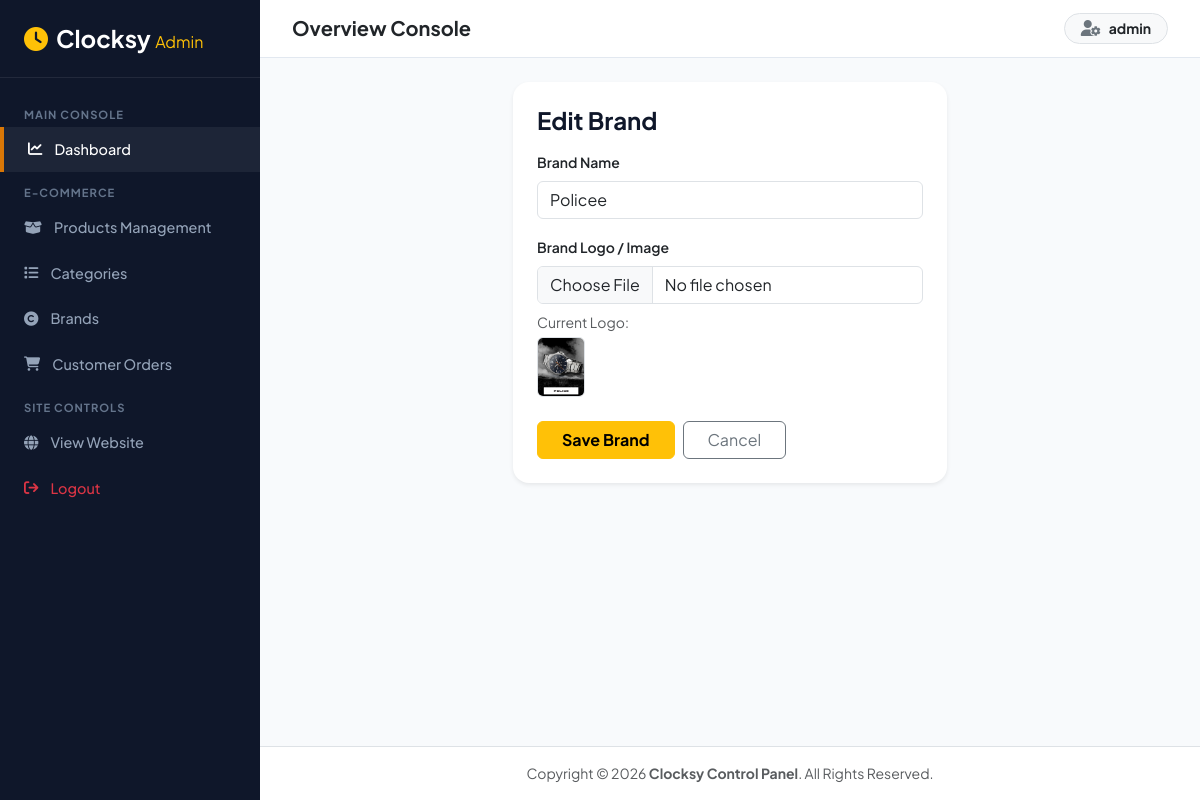
Page /custom-admin/brand/update/8/ (signed in) on the committed database.
### clock_app/models.py (models this page shows, shortened)
class Brand(models.Model):
    name = models.CharField(max_length=100, unique=True)
    image = models.ImageField(upload_to='brand_image/')
    created_at = models.DateTimeField(auto_now_add=True)

### clock_app/views.py (the view, shortened to what this page needs)
# urls.py: path('custom-admin/brand/update/<int:id>/', views.update_brand, name='update_brand'),
@staff_member_required(login_url='/custom-admin/login/')
def update_brand(request, id):
    brand = get_object_or_404(Brand, id=id)
    return render(request, 'admin_panel/brand_form.html', {
        'brand': brand,
        'title': 'Edit Brand'
    })

### templates/admin_panel/brand_form.html (shortened to what this page needs)
{% extends 'admin_panel/admin_layout.html' %}
{% block admin_content %}
<div class="row justify-content-center">
    <div class="col-lg-6">
        <div class="card border-0 shadow-sm rounded-4 p-4">
            <h4 class="fw-bold mb-3" style="color: #0f172a;">{{ title }}</h4>
            <form method="POST" enctype="multipart/form-data">
                <div class="mb-3">
                    <label class="form-label small fw-semibold text-dark">Brand Name</label>
                    <input type="text" class="form-control" name="name" value="{{ brand.name|default:'' }}" placeholder="Enter brand name" required>
                </div>
                <div class="mb-3">
                    <label class="form-label small fw-semibold text-dark">Brand Logo / Image</label>
                    <input type="file" class="form-control" name="image" {% if not brand %}required{% endif %}>
                    {% if brand.image %}
                        <div class="mt-2">
                            <span class="small text-muted d-block mb-1">Current Logo:</span>
                            <img src="{{ brand.image.url }}" alt="" class="rounded border" style="height: 60px;">
                        </div>
                    {% endif %}
                </div>
                <div class="d-flex gap-2 mt-4">
                    <button type="submit" class="btn btn-warning fw-bold px-4">Save Brand</button>
                    <a href="{% url 'brand_list' %}" class="btn btn-outline-secondary px-4">Cancel</a>
                </div>
            </form>
        </div>
    </div>
</div>
{% endblock %}

### templates/admin_panel/admin_layout.html (shortened to what this page needs)
<!DOCTYPE html>
<html lang="en">
{% load static %}
<head>
    <link href="https://cdn.jsdelivr.net/npm/bootstrap@5.3.3/dist/css/bootstrap.min.css" rel="stylesheet">
    <link rel="stylesheet" href="https://cdnjs.cloudflare.com/ajax/libs/font-awesome/6.7.2/css/all.min.css" />
</head>
<body>
    <aside class="admin-sidebar">
        <div class="sidebar-brand">
            <a href="{% url 'admin_dashboard' %}" class="text-decoration-none">
                <h4 class="fw-bold text-white mb-0"><i class="fa-solid fa-clock text-warning me-2"></i>Clocksy <span class="fs-6 text-warning fw-normal">Admin</span></h4>
            </a>
        </div>
        <div class="sidebar-menu">
            <div class="menu-category">Main Console</div>
            <a href="{% url 'admin_dashboard' %}" class="nav-link-admin active">
                <i class="fa-solid fa-chart-line"></i> Dashboard
            </a>
            <div class="menu-category">E-Commerce</div>
            <a href="{% url 'admin_product_list' %}" class="nav-link-admin">
                <i class="fa-solid fa-box-open"></i> Products Management
            </a>
            <a href="{% url 'category_list' %}" class="nav-link-admin">
                <i class="fa-solid fa-list"></i> Categories
            </a>
            <a href="{% url 'brand_list' %}" class="nav-link-admin">
                <i class="fa-solid fa-copyright"></i> Brands
            </a>
            <a href="{% url 'admin_order_list' %}" class="nav-link-admin">
                <i class="fa-solid fa-cart-shopping"></i> Customer Orders
            </a>
            <div class="menu-category">Site Controls</div>
            <a href="{% url 'index' %}" target="_blank" class="nav-link-admin">
                <i class="fa-solid fa-globe"></i> View Website
            </a>
            <a href="{% url 'logout_admin' %}" class="nav-link-admin text-danger">
                <i class="fa-solid fa-arrow-right-from-bracket"></i> Logout
            </a>
        </div>
    </aside>
    <div class="admin-main">
        <header class="admin-navbar d-flex align-items-center justify-content-between">
            <div class="d-flex align-items-center gap-3">
                <h5 class="fw-bold text-dark mb-0">Overview Console</h5>
            </div>
            <div class="d-flex align-items-center gap-3">
                <div class="dropdown">
                    <button class="btn btn-light rounded-pill border d-flex align-items-center gap-2 px-3 py-1" type="button" data-bs-toggle="dropdown">
                        <i class="fa-solid fa-user-gear text-secondary"></i>
                        <span class="small fw-bold text-dark">{{ request.user.username }}</span>
                    </button>
                </div>
            </div>
        </header>
        <main class="p-4 flex-grow-1">
            {% block admin_content %}
            {% endblock admin_content %}
        </main>
        <footer class="p-3 bg-white border-top text-center text-muted small">
            Copyright &copy; 2026 <strong>Clocksy Control Panel</strong>. All Rights Reserved.
        </footer>
    </div>
</body>
</html>

### templates/admin_panel/admin_layout.html (style rules this page uses)
:root { --sidebar-width: 260px; --admin-bg: #f8fafc; --dark-navy: #0f172a; --gold-accent: #d97706; --border-color: #e2e8f0; }
body { font-family: 'Plus Jakarta Sans', sans-serif; background-color: var(--admin-bg); color: #1e293b; }
.admin-sidebar { width: var(--sidebar-width); height: 100vh; position: fixed; top: 0; left: 0; background-color: var(--dark-navy); color: #94a3b8; z-index: 1040; display: flex; flex-direction: column; transition: all 0.3s ease; }
.sidebar-brand { padding: 1.5rem; border-bottom: 1px solid rgba(255, 255, 255, 0.08); }
.sidebar-menu { padding: 1rem 0; flex-grow: 1; overflow-y: auto; }
.menu-category { font-size: 0.7rem; text-transform: uppercase; letter-spacing: 1px; color: #64748b; padding: 0.75rem 1.5rem 0.25rem; font-weight: 700; }
.nav-link-admin { color: #94a3b8; padding: 0.75rem 1.5rem; display: flex; align-items: center; gap: 12px; font-size: 0.9rem; font-weight: 500; text-decoration: none; transition: all 0.2s ease; }
.nav-link-admin:hover, .nav-link-admin.active { color: #ffffff; background-color: rgba(255, 255, 255, 0.06); border-left: 4px solid var(--gold-accent); }
.admin-main { margin-left: var(--sidebar-width); min-height: 100vh; display: flex; flex-direction: column; }
.admin-navbar { background-color: #ffffff; border-bottom: 1px solid var(--border-color); padding: 0.8rem 2rem; position: sticky; top: 0; z-index: 1030; }

### rows in the picture
Brand: name "Policee", image (picture)

### other values in the picture
{{ request.user.username }} "admin"
{{ title }} "Edit Brand"
